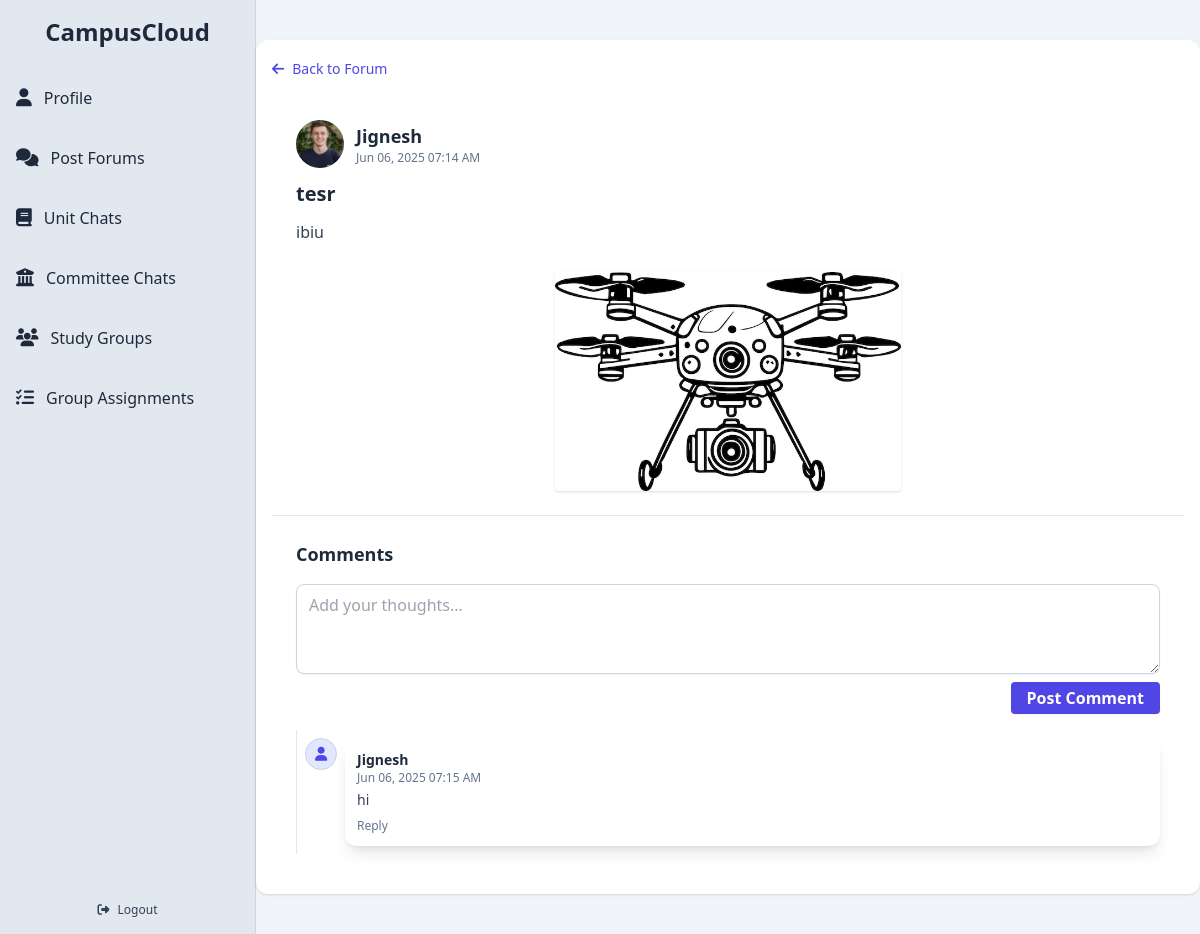
Screenshot of /post/3 with the database file from the repository.
### app/models.py (models this page shows, shortened)
class User(db.Model, UserMixin):
    __tablename__ = 'users'
    id = db.Column(db.Integer, primary_key=True)
    full_name = db.Column(db.String(100), nullable=False)
    email = db.Column(db.String(120), unique=True, nullable=False)
    password_hash = db.Column(db.String(128), nullable=False)
    bio = db.Column(db.Text)
    job_title = db.Column(db.String(100))
    phone = db.Column(db.String(20))
    university = db.Column(db.String(100))
    faculty = db.Column(db.String(100))
    major = db.Column(db.String(100))
    student_number = db.Column(db.String(50))
    quote = db.Column(db.Text)
    skills = db.Column(db.Text)  # NEW: store skills as a comma-separated string
    profile_picture = db.Column(db.String(255))
    cover_picture = db.Column(db.String(255))
    created_at = db.Column(db.DateTime, default=db.func.now())
    committees = db.relationship('Committee', secondary=user_committees, backref='members', lazy='dynamic')
    posts = db.relationship('Post', backref='author', cascade='all, delete-orphan', passive_deletes=True, lazy='dynamic')
    comments = db.relationship('Comment', backref='author', cascade='all, delete-orphan', passive_deletes=True, lazy='dynamic')
    @property
    def skills_list(self):
        return [skill.strip() for skill in self.skills.split(',')] if self.skills else []

class Post(db.Model):
    __tablename__ = 'posts'
    id = db.Column(db.Integer, primary_key=True)
    title = db.Column(db.String(200))
    content = db.Column(db.Text, nullable=False)
    image_url = db.Column(db.String(255))  # uploaded image file path
    created_at = db.Column(db.DateTime, default=db.func.now())
    likes = db.Column(db.Integer, default=0)
    user_id = db.Column(db.Integer, db.ForeignKey('users.id', ondelete='CASCADE', name='fk_posts_user_id'), nullable=False)
    committee_id = db.Column(db.Integer, db.ForeignKey('committees.id', ondelete='SET NULL', name='fk_posts_committee_id'), nullable=True)
    committee = db.relationship('Committee', backref='posts', lazy='joined')
    comments = db.relationship('Comment', backref='post', cascade='all, delete-orphan', passive_deletes=True, lazy='dynamic')

class Comment(db.Model):
    __tablename__ = 'comments'
    id = db.Column(db.Integer, primary_key=True)
    content = db.Column(db.Text, nullable=False)
    created_at = db.Column(db.DateTime, default=db.func.now())
    post_id = db.Column(db.Integer, db.ForeignKey('posts.id', ondelete='CASCADE', name='fk_comments_post_id'), nullable=False)
    user_id = db.Column(db.Integer, db.ForeignKey('users.id', ondelete='CASCADE', name='fk_comments_user_id'), nullable=False)
    parent_id = db.Column(db.Integer, db.ForeignKey('comments.id', ondelete='CASCADE', name='fk_comments_parent_id'), nullable=True)
    replies = db.relationship(
        'Comment',
        backref=db.backref('parent', remote_side=[id]),
        cascade='all, delete-orphan',
        passive_deletes=True
    )

### app/routes.py (the view)
@bp.route('/post/<int:post_id>')
def post_thread(post_id):
    post = Post.query.get_or_404(post_id)
    comments = Comment.query.filter_by(post_id=post_id, parent_id=None).order_by(Comment.created_at.asc()).all()
    return render_template('post_threadUI.html', post=post, comments=comments)

### app/templates/post_threadUI.html (shortened to what this page needs)
{% extends "base.html" %}
{% block content %}
<div class="w-full bg-slate-100 min-h-screen py-6">
  <div class="mx-auto my-4 p-4 w-full max-w-6xl bg-white rounded-xl shadow overflow-hidden">
    <div class="mb-4">
      <a href="{{ url_for('routes.post_forum') }}"
         class="inline-flex items-center gap-2 text-sm font-medium text-indigo-600 hover:text-indigo-800 transition">
        <i class="fas fa-arrow-left"></i> Back to Forum
      </a>
    </div>
    <div class="p-6 flex flex-col gap-3 border-b border-slate-200">
      <div class="flex items-center gap-3">
        <img src="{{ post.author.profile_picture or 'https://randomuser.me/api/portraits/men/44.jpg' }}"
             alt="Profile picture"
             class="w-12 h-12 rounded-full object-cover" />
        <div>
          <h3 class="text-lg font-semibold text-slate-800">{{ post.author.full_name }}</h3>
          <p class="text-xs text-slate-500">{{ post.created_at.strftime('%b %d, %Y %I:%M %p') }}</p>
        </div>
      </div>
      <h2 class="text-xl font-bold text-slate-800">{{ post.title or 'Untitled Post' }}</h2>
      <p class="text-slate-700 text-base">{{ post.content }}</p>
      {% if post.image_url %}
      <div class="flex justify-center mt-4">
        <img src="{{ '/' + post.image_url }}" alt="Post Image" class="w-2/5 rounded shadow" />
      </div>
      {% endif %}
    </div>
    <div class="p-6 flex flex-col gap-4">
      <h2 class="text-lg font-semibold text-slate-800">Comments</h2>
      <form id="commentForm" class="flex flex-col gap-2">
        <textarea id="commentContent" name="content" rows="3" placeholder="Add your thoughts..."
          class="w-full border border-slate-300 rounded-lg shadow-sm px-3 py-2 focus:ring focus:ring-indigo-200 focus:border-indigo-400 outline-none transition"></textarea>
        <button type="submit"
          class="self-end bg-indigo-600 hover:bg-indigo-700 text-white font-semibold px-4 py-1 rounded shadow-sm transition">Post
          Comment</button>
      </form>
      <div id="commentsContainer" class="space-y-4">
        {% macro render_comment(comment, level=0) %}
        <div class="pl-{{ (level + 2) ~ '' }} py-2 border-l border-slate-200">
          <div class="flex gap-2 items-start">
            <div class="w-8 h-8 rounded-full bg-indigo-100 flex items-center justify-center text-indigo-600 text-sm shrink-0 border border-slate-300">
              <i class="fas fa-user"></i>
            </div>
            <div class="flex-1 rounded-xl p-3 transition {{ level == 0 and 'bg-white shadow-lg hover:shadow-2xl' or 'bg-white shadow hover:shadow-md' }}">
              <h4 class="text-sm font-semibold text-slate-800">{{ comment.author.full_name }}</h4>
              <p class="text-xs text-slate-500">{{ comment.created_at.strftime('%b %d, %Y %I:%M %p') }}</p>
              <p class="text-slate-700 text-sm mt-1">{{ comment.content }}</p>
              <div class="flex justify-between items-center mt-2 text-xs text-slate-500">
                <button onclick="toggleReplyForm(this)" class="hover:text-indigo-600 transition">Reply</button>
              </div>
            </div>
          </div>
        </div>
        {% endmacro %}
        {% for comment in comments %}
        {{ render_comment(comment) }}
        {% endfor %}
      </div>
    </div>
  </div>
</div>
{% endblock %}

### rows the page displays
User: author (picture), author.full_name "Jignesh"
Post: created_at "Jun 06, 2025 07:14 AM", title "tesr", content "ibiu", image_url (picture)
Comment: author.full_name "Jignesh", created_at "Jun 06, 2025 07:15 AM", content "hi"
